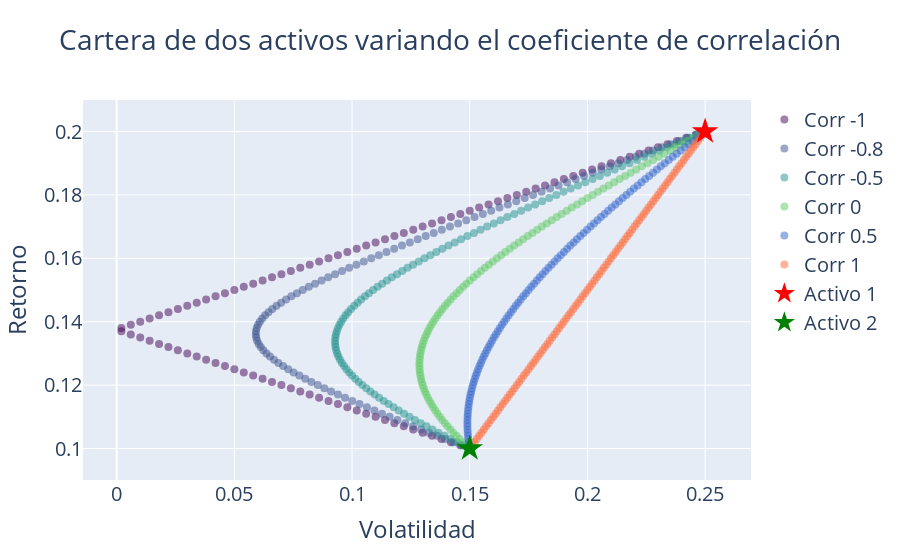

Notebook code cell kept with this figure:
### Markdown cell above
* Si $-1 \leq \rho_{12} \leq 1$ se dice que los activos tienen correlación **lineal no perfecta**.

    - Hay beneficios de diversificación, a mayor correlación negativa mayor beneficio.

    - La rentabilidad de la cartera es igual (recordad que no depende de las relaciones entre activos).
        - $E(\tilde R_P) = w_1 E(\tilde R_1) + w_2 E(\tilde R_2)$
        $$$$
        
    - La varianza de la cartera es igual a:
        - $\sigma²(\tilde R_p)= \underset{Activo 1} {\underbrace{w_1²\sigma²(\tilde R_1)}}+\underset{Activo 2} {\underbrace{w_2²\sigma²(\tilde R_2)}}+ \underset{Relacion\ entre\ activos} {\underbrace{2w_1w_2 \rho_{12} \sigma_1 \sigma_2}}$
        $$$$

    - La volatilidad de la cartera es igual a la raiz cuadrada de la varianza.
        - $\sigma(\tilde R_p)= \sqrt{w_1²\sigma²(\tilde R_1)+w_2²\sigma²(\tilde R_2)+ 2w_1w_2 \rho_{12} \sigma_1 \sigma_2} $

### Code cell
x = np.linspace(0, 1, 101)
coef_corr_lst = [-1, -0.8, -0.5, 0, 0.5, 1]

# Definir un mapa de colores basado en coef_corr_lst
#colors = ['#440154', '#3b528b', '#21918c', '#5ec962', '#fde725', '#f0f921'] # con amarillos
colors = ['#440154', '#3b528b', '#21918c', '#5ec962', '#3366CC', '#FF6633']

# Ajustar el tamaño de la
layout_width = 1200  # Ancho en píxeles
layout_height = 700  # Altura en píxeles

# Crear la figura de plotly
fig = go.Figure()

for idx, coef_corr_i in enumerate(coef_corr_lst):
    ret_lst = []
    std_lst = []

    for i in x:
        reti = calc_ret_cartera(i, 1 - i, ret1, ret2) 
        stdi = calc_std_cartera(i, 1 - i, std1, std2, coef_corr_i) 

        ret_lst.append(reti)
        std_lst.append(stdi)

    fig.add_trace(go.Scatter(x=std_lst, y=ret_lst, mode='markers', 
                             name=f'Corr {coef_corr_i}', marker=dict(color=colors[idx], size=8, opacity=0.5)))

# Añadir puntos de activos individuales
fig.add_trace(go.Scatter(x=[std1], y=[ret1], mode='markers', marker=dict(color='red', size=20, symbol='star'),
                         name='Activo 1'))
fig.add_trace(go.Scatter(x=[std2], y=[ret2], mode='markers', marker=dict(color='green', size=20, symbol='star'),
                         name='Activo 2'))

# Configurar títulos y etiquetas

title_font_size = 20  # Tamaño de fuente del título

fig.update_layout(title='Cartera de dos activos variando el coeficiente de correlación',
                  font=dict(size=title_font_size),
                  title_x=0.5,
                  #xanchor='center',
                  xaxis_title='Volatilidad',
                  yaxis_title='Retorno',
                  )

# Mostrar el gráfico
fig.show()
